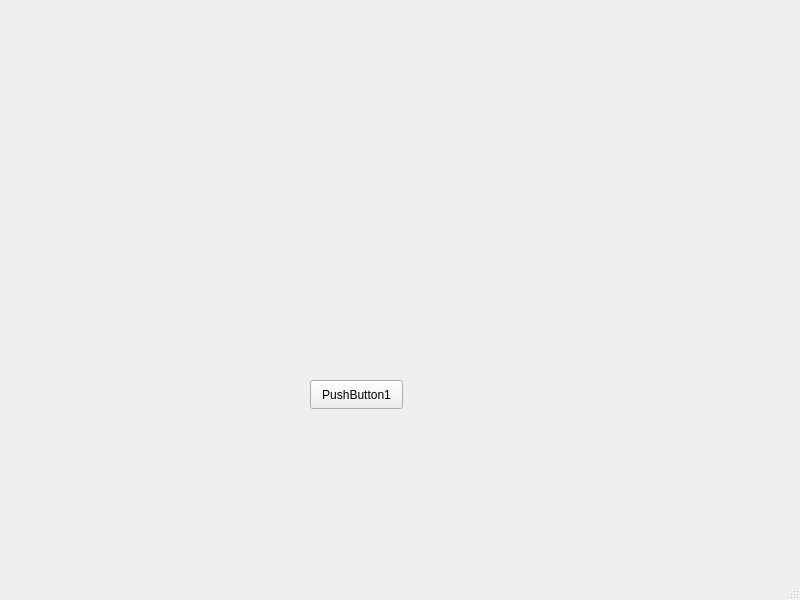
<?xml version="1.0" encoding="UTF-8"?>
<ui version="4.0">
 <class>MainWindow</class>
 <widget class="QMainWindow" name="MainWindow">
  <property name="geometry">
   <rect>
    <x>0</x>
    <y>0</y>
    <width>800</width>
    <height>600</height>
   </rect>
  </property>
  <property name="windowTitle">
   <string>MainWindow</string>
  </property>
  <widget class="QWidget" name="centralwidget">
   <widget class="QStackedWidget" name="stackedWidget">
    <property name="enabled">
     <bool>true</bool>
    </property>
    <property name="geometry">
     <rect>
      <x>0</x>
      <y>0</y>
      <width>801</width>
      <height>571</height>
     </rect>
    </property>
    <property name="currentIndex">
     <number>0</number>
    </property>
    <widget class="QWidget" name="page">
     <widget class="QPushButton" name="pushButton">
      <property name="geometry">
       <rect>
        <x>310</x>
        <y>380</y>
        <width>93</width>
        <height>29</height>
       </rect>
      </property>
      <property name="text">
       <string>PushButton1</string>
      </property>
     </widget>
    </widget>
    <widget class="QWidget" name="page_2">
     <property name="enabled">
      <bool>true</bool>
     </property>
     <widget class="QPushButton" name="pushButton_2">
      <property name="geometry">
       <rect>
        <x>490</x>
        <y>80</y>
        <width>93</width>
        <height>29</height>
       </rect>
      </property>
      <property name="text">
       <string>PushButton</string>
      </property>
     </widget>
    </widget>
   </widget>
  </widget>
  <widget class="QMenuBar" name="menubar">
   <property name="geometry">
    <rect>
     <x>0</x>
     <y>0</y>
     <width>800</width>
     <height>26</height>
    </rect>
   </property>
  </widget>
  <widget class="QStatusBar" name="statusbar"/>
 </widget>
 <resources/>
 <connections/>
</ui>
